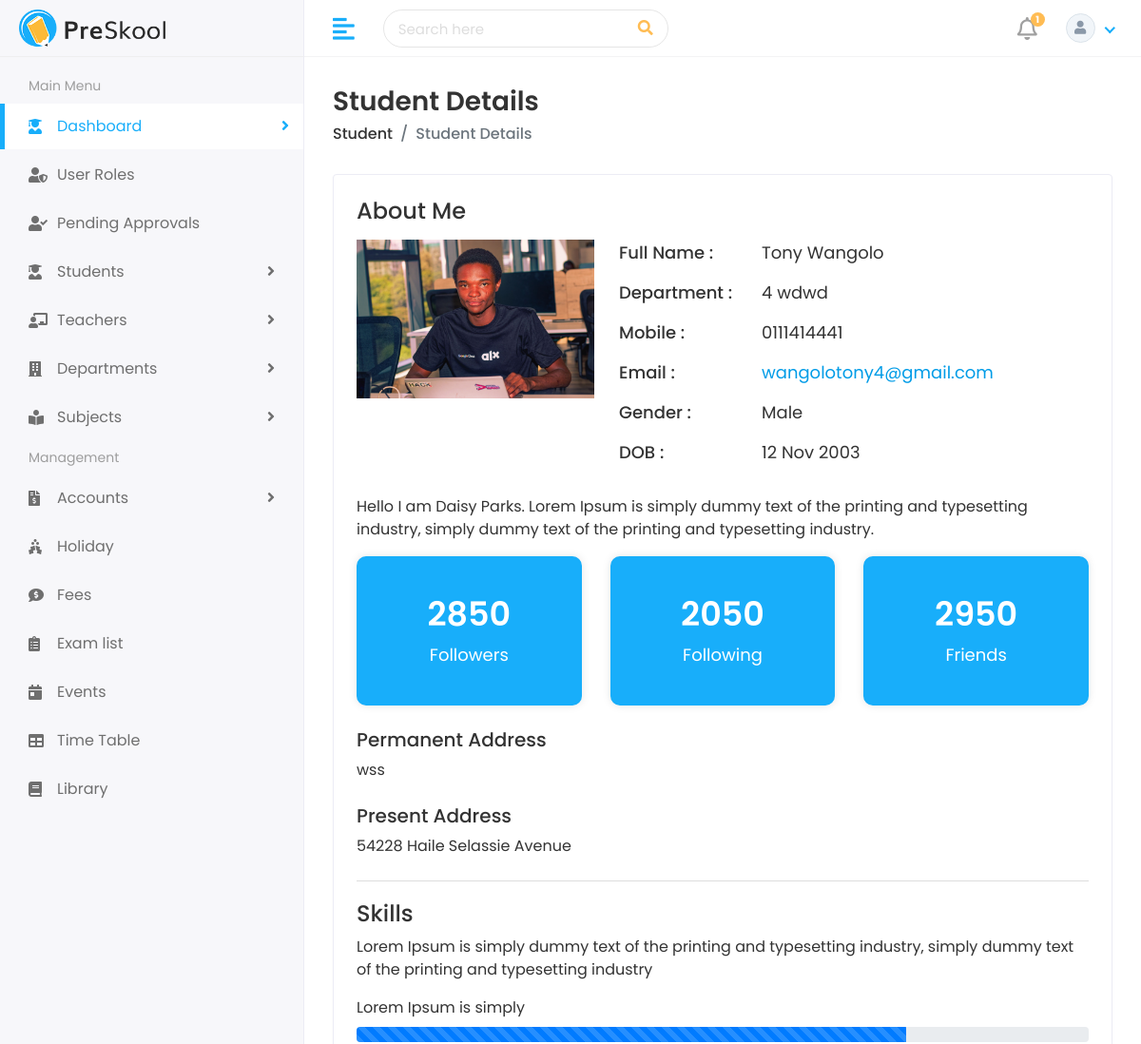
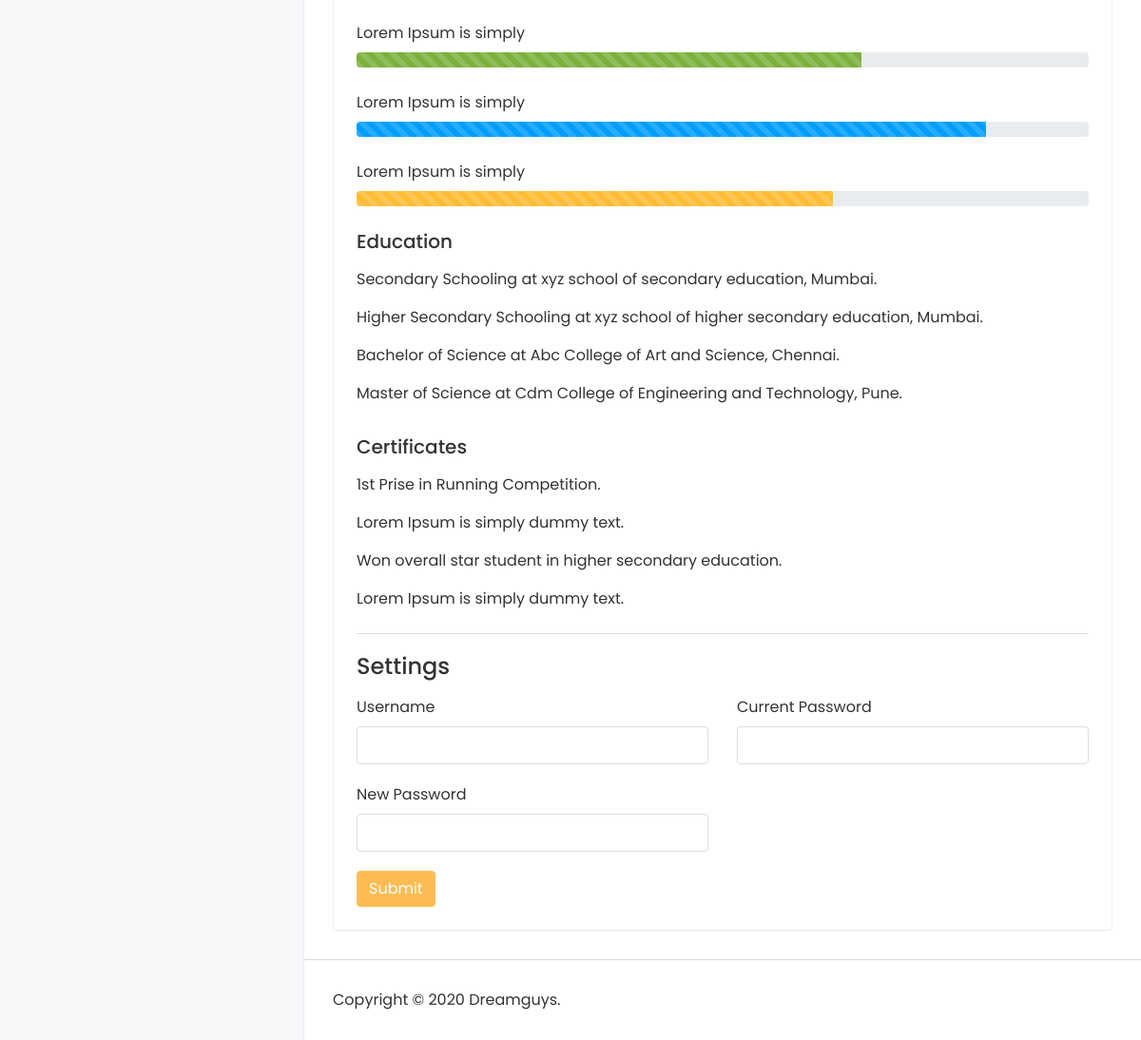
Page /student/students/view/3/ (signed in) on the committed database (2 pictures, top to bottom).
### student/models.py (models this page shows, shortened)
class Student(models.Model):
    APPROVAL_CHOICES = [
        ("pending", "Pending"),
        ("approved", "Approved"),
        ("rejected", "Rejected"),
    ]
    user = models.OneToOneField(
        settings.AUTH_USER_MODEL,
        on_delete=models.SET_NULL,
        blank=True,
        null=True,
        related_name="student_profile",
    )
    approval_status = models.CharField(max_length=20, choices=APPROVAL_CHOICES, default="pending")
    first_name = models.CharField(max_length=100)
    last_name = models.CharField(max_length=100)
    student_id = models.CharField(max_length=100)
    gender = models.CharField(
        max_length=10,
        choices=[('Male', 'Male'), ('Female', 'Female'), ('Other', 'Other')]
    )
    date_of_birth = models.DateField()
    student_class = models.CharField(max_length=100)
    religion = models.CharField(max_length=20)
    joining_date = models.DateField()
    mobile_number = models.CharField(max_length=100)
    admission_number = models.CharField(max_length=100)
    section = models.CharField(max_length=15)
    student_image = models.ImageField(upload_to='student/', blank=True)
    parent = models.OneToOneField(Parent, on_delete=models.CASCADE)
    slug = models.SlugField(max_length=255, unique=True, blank=True)

class Parent(models.Model):
    father_name = models.CharField(max_length=100)
    father_occupation = models.CharField(max_length=100)
    father_mobile = models.CharField(max_length=100)
    father_email = models.EmailField(max_length=100)
    mother_name = models.CharField(max_length=100)
    mother_occupation = models.CharField(max_length=100)
    mother_mobile = models.CharField(max_length=100)
    mother_email = models.EmailField(max_length=100)
    present_address = models.TextField()
    permanent_address = models.TextField()

### student/views.py (the view)
# urls.py: path("students/view/<int:id>/", views.view_student, name="view_student"),
def view_student(request, id=None, slug=None):
    if id is not None:
        student = get_object_or_404(_student_queryset_for(request.user), id=id)
    else:
        student = get_object_or_404(_student_queryset_for(request.user), student_id=slug)
    context = {
        "student": student,
    }
    return render(request, "students/student-details.html", context)

### home_auth/context_processors.py (called while the page is built)
def _profile_for_user(user):
    try:
        student = getattr(user, "student_profile", None)
    except ObjectDoesNotExist:
        student = None
    if student is not None:
        return student
    try:
        return getattr(user, "teacher_profile", None)
    except ObjectDoesNotExist:
        return None

### student/views.py (called while the page is built)
def _is_admin(user):
    return user.is_authenticated and (
        user.is_staff
        or user.is_superuser
        or getattr(user, "is_admin", False)
        or "admin" in _user_groups(user)
    )

def _student_queryset_for(user):
    queryset = Student.objects.select_related("parent", "user")
    if _is_admin(user):
        return queryset.all()
    if _is_student(user):
        return queryset.filter(user=user)
    return queryset.none()

### HOME/templates/students/student-details.html (shortened to what this page needs)
{% extends 'HOME/base.html' %}
{% load static %}
{% block body %}
<div class="page-wrapper">
<div class="content container-fluid">
<div class="page-header">
<div class="row">
<div class="col-sm-12">
<h3 class="page-title">Student Details</h3>
<ul class="breadcrumb">
<li class="breadcrumb-item"><a href="{% url 'student_list' %}">Student</a></li>
<li class="breadcrumb-item active">Student Details</li>
</ul>
</div>
</div>
</div>
<div class="card">
<div class="card-body">
<div class="row">
<div class="col-md-12">
<div class="about-info">
<h4>About Me</h4>
<div class="media mt-3">
{% if student.student_image %}
<img src="{{ student.student_image.url }}" class="mr-3" alt="{{ student.first_name }} {{ student.last_name }}">
{% else %}
<span class="avatar-placeholder mr-3" style="height: 120px; width: 120px;"><i class="fas fa-user"></i></span>
{% endif %}
<div class="media-body">
<ul>
<li>
<span class="title-span">Full Name : </span>
<span class="info-span">{{ student.first_name }} {{ student.last_name }}</span>
</li>
<li>
<span class="title-span">Department : </span>
<span class="info-span">{{ student.student_class }} {{ student.section }}</span>
</li>
<li>
<span class="title-span">Mobile : </span>
<span class="info-span">{{ student.mobile_number }}</span>
</li>
<li>
<span class="title-span">Email : </span>
<span class="info-span"><a href="mailto:{{ student.parent.father_email }}">{{ student.parent.father_email }}</a></span>
</li>
<li>
<span class="title-span">Gender : </span>
<span class="info-span">{{ student.gender }}</span>
</li>
<li>
<span class="title-span">DOB : </span>
<span class="info-span">{{ student.date_of_birth|date:"d M Y" }}</span>
</li>
</ul>
</div>
</div>
<div class="row mt-3">
<div class="col-md-12">
<p>Hello I am Daisy Parks. Lorem Ipsum is simply dummy text of the printing and typesetting industry, simply dummy text of the printing and typesetting industry.</p>
</div>
</div>
<div class="row follow-sec">
<div class="col-md-4 mb-3">
<div class="blue-box">
<h3>2850</h3>
<p>Followers</p>
</div>
</div>
<div class="col-md-4 mb-3">
<div class="blue-box">
<h3>2050</h3>
<p>Following</p>
</div>
</div>
<div class="col-md-4 mb-3">
<div class="blue-box">
<h3>2950</h3>
<p>Friends</p>
</div>
</div>
</div>
<div class="row mt-2">
<div class="col-md-12">
<h5>Permanent Address</h5>
<p>{{ student.parent.permanent_address }}</p>
</div>
</div>
<div class="row mt-2">
<div class="col-md-12">
<h5>Present Address</h5>
<p>{{ student.parent.present_address }}</p>
</div>
</div>
</div>
</div>
</div>
<div class="row mt-2">
<div class="col-md-12">
<div class="skill-info">
<h4>Skills</h4>
<p>Lorem Ipsum is simply dummy text of the printing and typesetting industry, simply dummy text of the printing and typesetting industry</p>
<ul>
<li>
<label>Lorem Ipsum is simply</label>
<div class="progress">
<div class="progress-bar progress-bar-striped progress-bar-animated" role="progressbar" aria-valuenow="75" aria-valuemin="0" aria-valuemax="100" style="width: 75%"></div>
</div>
</li>
<li>
<label>Lorem Ipsum is simply</label>
<div class="progress">
<div class="progress-bar progress-bar-striped progress-bar-animated bg-success" role="progressbar" aria-valuenow="69" aria-valuemin="0" aria-valuemax="100" style="width: 69%"></div>
</div>
</li>
<li>
<label>Lorem Ipsum is simply</label>
<div class="progress">
<div class="progress-bar progress-bar-striped progress-bar-animated bg-info" role="progressbar" aria-valuenow="86" aria-valuemin="0" aria-valuemax="100" style="width: 86%"></div>
</div>
</li>
<li>
 <label>Lorem Ipsum is simply</label>
<div class="progress">
<div class="progress-bar progress-bar-striped progress-bar-animated bg-warning" role="progressbar" aria-valuenow="65" aria-valuemin="0" aria-valuemax="100" style="width: 65%"></div>
</div>
</li>
</ul>
<div class="row mt-3">
<div class="col-md-12">
<h5>Education</h5>
<p class="mt-3">Secondary Schooling at xyz school of secondary education, Mumbai.</p>
<p>Higher Secondary Schooling at xyz school of higher secondary education, Mumbai.</p>
<p>Bachelor of Science at Abc College of Art and Science, Chennai.</p>
<p>Master of Science at Cdm College of Engineering and Technology, Pune.</p>
</div>
</div>
<div class="row mt-3">
<div class="col-md-12">
<h5>Certificates</h5>
<p class="mt-3">1st Prise in Running Competition.</p>
<p>Lorem Ipsum is simply dummy text.</p>
<p>Won overall star student in higher secondary education.</p>
<p>Lorem Ipsum is simply dummy text.</p>
</div>
</div>
</div>
</div>
</div>
<div class="row mt-2">
<div class="col-md-12">
<div class="skill-info">
<h4>Settings</h4>
<form>
<div class="row mt-3">
<div class="col-12 col-sm-6">
<div class="form-group">
<label>Username</label>
<input type="text" class="form-control">
</div>
</div>
<div class="col-12 col-sm-6">
<div class="form-group">
<label>Current Password</label>
<input type="password" class="form-control">
</div>
</div>
<div class="col-12 col-sm-6">
<div class="form-group">
<label>New Password</label>
<input type="password" class="form-control">
</div>
</div>
<div class="col-12">
<button type="submit" class="btn btn-primary">Submit</button>
</div>
</div>
</form>
</div>
</div>
</div>
</div>
</div>
</div>
<footer>
<p>Copyright © 2020 Dreamguys.</p>
</footer>
</div>
</div>
{%endblock%}

### HOME/static/css/style.css (style rules this page uses)
html { height: 100%; }
body { background-color: #fff; color: #333; font-family: 'Poppins', sans-serif; font-size: 1rem; height: 100%; line-height: 1.5; overflow-x: hidden; }
h1, h2, h3, h4, h5, h6 { font-family: 'Poppins', sans-serif; margin-top: 0; }
.form-control { border: 1px solid #ddd; box-shadow: none; color: #333; font-size: 15px; height: 40px; }
input, input:focus, button, button:focus { outline: none; }
input[type=text], input[type=password] { -webkit-appearance: none; -moz-appearance: none; appearance: none; }
.form-group { margin-bottom: 1.25rem; }
ul, ol { padding: 0px; list-style: none; }
.bg-success, .badge-success { background-color: #7bb13c !important; }
.bg-info, .badge-info { background-color: #009efb !important; }
.bg-warning, .badge-warning { background-color: #ffbc34 !important; }
.btn-primary { background-color: #FFBC53; border: 1px solid #FFBC53; }
.card { border: 1px solid #ececf5; box-shadow: 0 1px 3px 0 rgba(0, 0, 0, 0.03); margin-bottom: 1.875rem; }
.card-body { padding: 1.5rem; }
footer { padding: 1.875rem 1.875rem; border-top: 1px solid #ddd; }
footer p { margin: 0px; }
.page-wrapper { margin-left: 320px; padding-top: 60px; position: relative; transition: all 0.4s ease; }
.page-wrapper > .content { padding: 1.875rem 1.875rem 0; }
.page-header { margin-bottom: 1.875rem; }
.page-header .breadcrumb { background-color: transparent; color: #6c757d; font-size: 1rem; font-weight: 500; margin-bottom: 0; padding: 0; }
.page-header .breadcrumb a { color: #333; }
.page-title { font-size: 28px; font-weight: 600; color: #333; margin-bottom: 5px; }
.about-info img { width: 250px; }
.about-info ul li { font-size: 18px; margin: 0px 0px 15px 10px; display: flex; }
.title-span { font-weight: 500; width: 150px; }
.blue-box { background-color: #18aefa; padding: 40px 30px; box-shadow: 0px 0px 10px 0px rgba(0, 0, 0, 0.1); border-radius: 10px; color: #fff; text-align: center; }
.follow-sec h3 { font-size: 35px; font-weight: 600; }
.follow-sec p { font-size: 18px; margin: 0px; }
.skill-info { padding-top: 20px; border-top: 1px solid #ddd; }
.skill-info ul li { margin-bottom: 25px; }

### rows in the picture
Student: student_image (picture), first_name "Tony", last_name "Wangolo", student_class "4", section "wdwd", mobile_number "0111414441", parent.father_email "wangolotony4@gmail.com", gender "Male", date_of_birth "12 Nov 2003", parent.permanent_address "wss", parent.present_address "54228 Haile Selassie Avenue"

### other values in the picture
{{ unread_notifications_count }} "1"
